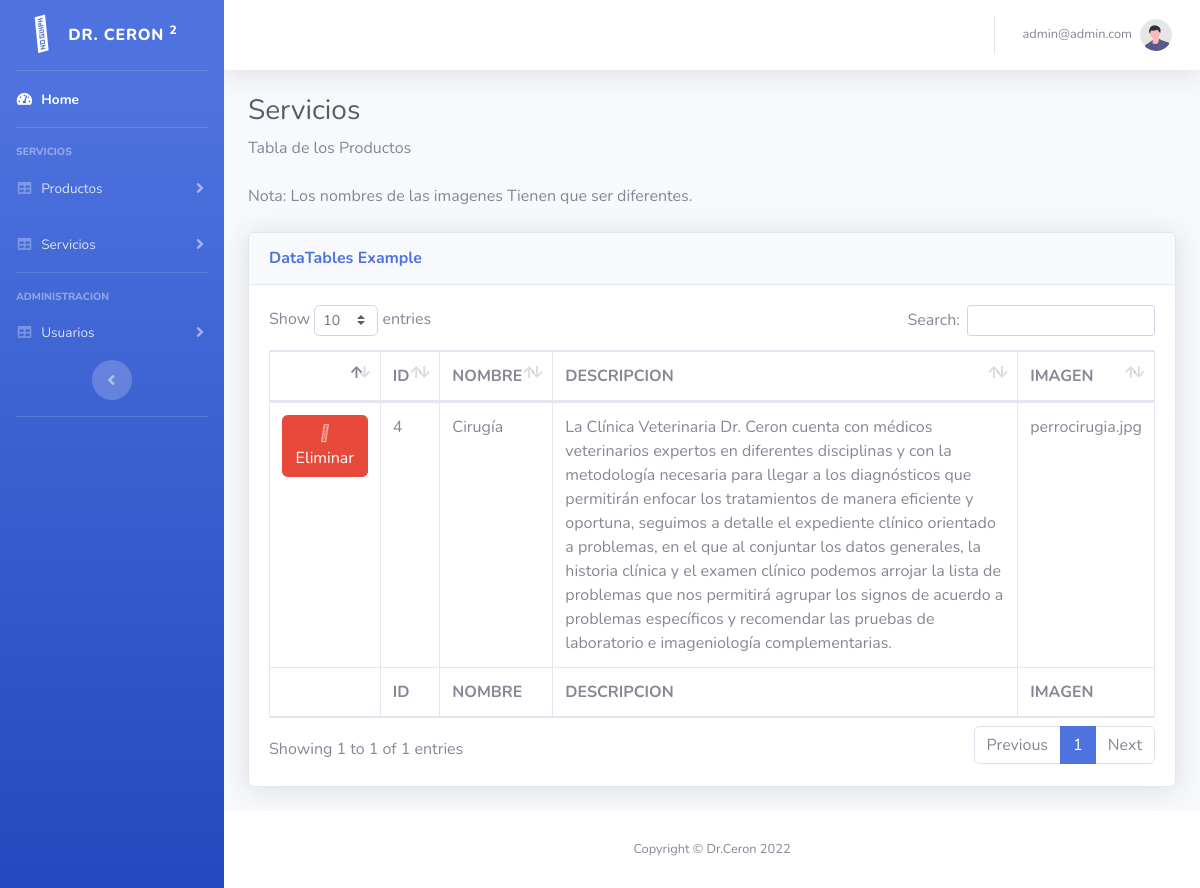
Page /dashboard/services.php (signed in) on the committed database.
### tables this page shows
CREATE TABLE `services` (
  `id` int(11) NOT NULL,
  `name_serv` varchar(255) DEFAULT NULL,
  `description` varchar(1000) DEFAULT NULL,
  `estado` int(20) DEFAULT NULL,
  `img` mediumblob DEFAULT NULL
);

### dashboard/services.php (the view, shortened to what this page needs)
<?php
require 'scripts/db.php';
$servicios = $conn->query("SELECT * FROM services WHERE estado = 1");
?>
<?php include "utils/header.php" ?>
<div id="wrapper">
    <div id="content-wrapper" class="d-flex flex-column">
        <div id="content">
            <div class="container-fluid">
                <h1 class="h3 mb-2 text-gray-800">Servicios</h1>
                <p class="mb-4">Tabla de los Productos</p>
                <p class="mb-4">Nota: Los nombres de las imagenes Tienen que ser diferentes.</p>
                <div class="card shadow mb-4">
                    <div class="card-header py-3">
                        <h6 class="m-0 font-weight-bold text-primary">DataTables Example</h6>
                    </div>
                    <div class="card-body">
                        <div class="table-responsive">
                            <table class="table table-bordered" id="dataTable" width="100%" cellspacing="0">
                                <thead>
                                    <tr>
                                        <th></th>
                                        <th>ID</th>
                                        <th>NOMBRE</th>
                                        <th>DESCRIPCION</th>
                                        <th>IMAGEN</th>
                                    </tr>
                                </thead>
                                <tfoot>
                                    <tr>
                                        <th></th>
                                        <th>ID</th>
                                        <th>NOMBRE</th>
                                        <th>DESCRIPCION</th>
                                        <th>IMAGEN</th>
                                    </tr>
                                </tfoot>
                                <tbody> <?php foreach ($servicios as $servicio) : ?>
                                        <tr>
                                            <td>
                                                <a href="deleteService.php?id=<?= $servicio["id"] ?>" class="btn btn-danger btn-user btn-block">
                                                    <span class="icon text-white-50">
                                                        <i class="fa-solid fa-trash"></i>
                                                    </span>
                                                    <span>Eliminar</span>
                                                </a>
                                            </td>
                                            <td><?= $servicio['id'] ?></td>
                                            <td><?= $servicio['name_serv'] ?></td>
                                            <td><?= $servicio['description'] ?></td>
                                            <td><?= $servicio['img'] ?></td>
                                        </tr>
                                    <?php endforeach ?>
                                </tbody>
                            </table>
                        </div>
                    </div>
                </div>
            </div>
            <?php include "utils/footer.php" ?>

### rows in the picture
services: id "4", name_serv "Cirugía", description "La Clínica Veterinaria Dr. Ceron cuenta con médicos veterinarios expertos en diferentes disciplinas y con la metodología necesaria para llegar a los diagnósticos que permitirán enfocar los tratamientos de manera eficiente y oportuna, seguimos a detalle el expediente clínico orientado a problemas, en el que al conjuntar los datos generales, la historia clínica y el examen clínico podemos arrojar la lista de problemas que nos permitirá agrupar los signos de acuerdo a problemas específicos y recomendar las pruebas de laboratorio e imageniología complementarias.", img "perrocirugia.jpg"

### other values in the picture
$_SESSION["user"]["email"] "admin@admin.com"
